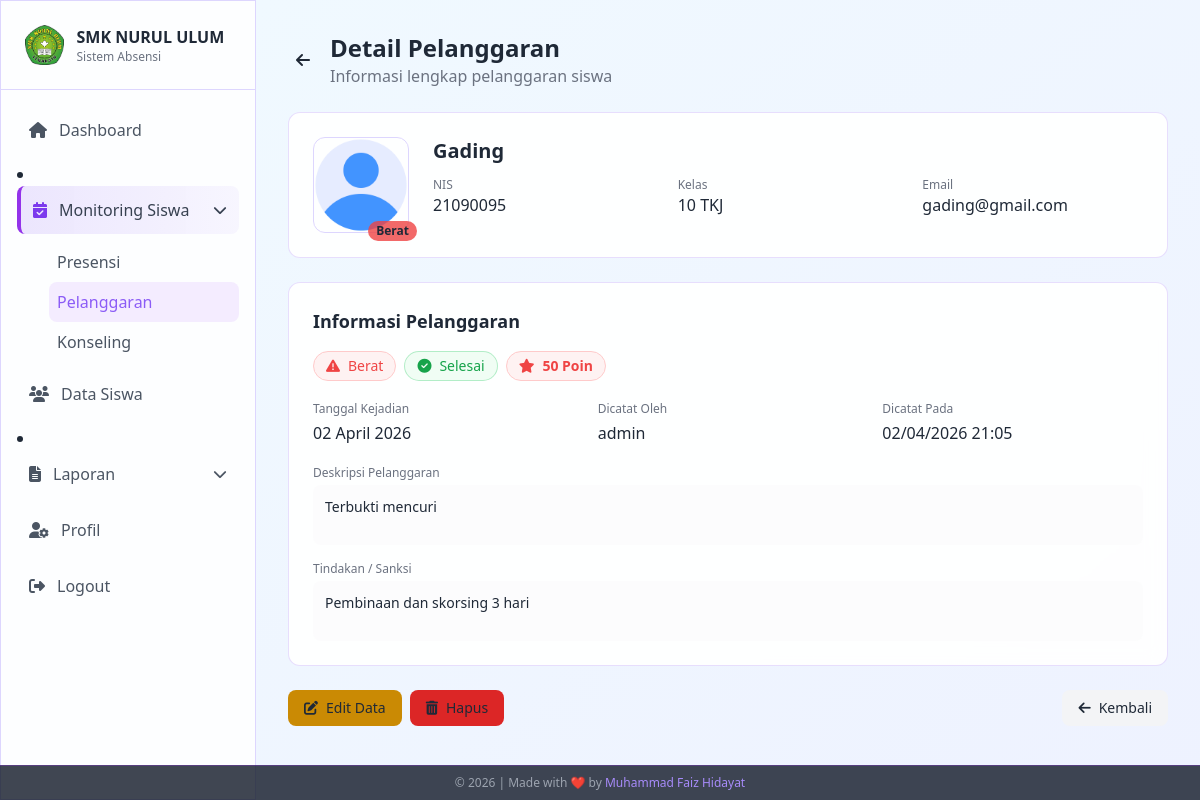
The app's page /admin/absensi/detailp.php?id=22 (signed in) with its own data.
### tables this page shows
CREATE TABLE `pelanggaran` (
  `id` int NOT NULL AUTO_INCREMENT,
  `siswa_id` int NOT NULL,
  `tanggal` date NOT NULL,
  `jenis_pelanggaran` enum('Ringan','Sedang','Berat') NOT NULL,
  `deskripsi` text NOT NULL,
  `poin` int NOT NULL DEFAULT '0',
  `tindakan` text,
  `status` enum('Pending','Proses','Selesai') NOT NULL DEFAULT 'Pending',
  `dicatat_oleh` int DEFAULT NULL COMMENT 'FK ke users.id (admin yang input)',
  `created_at` timestamp NULL DEFAULT CURRENT_TIMESTAMP,
  `updated_at` timestamp NULL DEFAULT CURRENT_TIMESTAMP ON UPDATE CURRENT_TIMESTAMP,
  PRIMARY KEY (`id`),
  KEY `fk_pelanggaran_siswa` (`siswa_id`),
  KEY `fk_pelanggaran_admin` (`dicatat_oleh`),
  CONSTRAINT `fk_pelanggaran_admin` FOREIGN KEY (`dicatat_oleh`) REFERENCES `users` (`id`) ON DELETE SET NULL,
  CONSTRAINT `fk_pelanggaran_siswa` FOREIGN KEY (`siswa_id`) REFERENCES `siswa` (`id`) ON DELETE CASCADE
);

CREATE TABLE `siswa` (
  `id` int NOT NULL AUTO_INCREMENT,
  `user_id` int DEFAULT NULL COMMENT 'FK ke tabel users',
  `nis` varchar(20) NOT NULL,
  `nama_lengkap` varchar(100) NOT NULL,
  `kelas` enum('10','11','12') NOT NULL,
  `jurusan` enum('TKJ','MP','AKL','TSM','TKR') NOT NULL,
  `email` varchar(100) NOT NULL,
  `password` varchar(255) NOT NULL,
  `foto_profil` varchar(255) DEFAULT 'assets/default/photo-profile.png',
  `created_at` timestamp NOT NULL DEFAULT CURRENT_TIMESTAMP,
  `updated_at` timestamp NOT NULL DEFAULT CURRENT_TIMESTAMP ON UPDATE CURRENT_TIMESTAMP,
  PRIMARY KEY (`id`),
  UNIQUE KEY `nis` (`nis`),
  UNIQUE KEY `email` (`email`),
  KEY `fk_siswa_user` (`user_id`),
  CONSTRAINT `fk_siswa_user` FOREIGN KEY (`user_id`) REFERENCES `users` (`id`) ON DELETE SET NULL
);

CREATE TABLE `users` (
  `id` int NOT NULL AUTO_INCREMENT,
  `username` varchar(50) NOT NULL,
  `email` varchar(100) NOT NULL,
  `password` varchar(255) NOT NULL,
  `nama_lengkap` varchar(100) NOT NULL,
  `role` enum('admin','siswa','kepsek','wali_kelas') NOT NULL,
  `foto_profil` varchar(255) DEFAULT 'assets/default/photo-profile.png',
  `last_login` datetime DEFAULT NULL,
  `nip` varchar(30) DEFAULT NULL COMMENT 'Untuk kepsek dan wali_kelas',
  `nis` varchar(20) DEFAULT NULL COMMENT 'Untuk siswa',
  `kelas` varchar(20) DEFAULT NULL COMMENT 'Untuk wali_kelas (nama jurusan) & siswa (10/11/12)',
  `tingkat` enum('10','11','12') DEFAULT NULL COMMENT 'Untuk wali_kelas & siswa',
  `rombel` varchar(30) DEFAULT NULL COMMENT 'Contoh: TKR 1',
  `jurusan` varchar(50) DEFAULT NULL COMMENT 'Untuk wali_kelas & siswa',
  `created_at` timestamp NOT NULL DEFAULT CURRENT_TIMESTAMP,
  `updated_at` timestamp NOT NULL DEFAULT CURRENT_TIMESTAMP ON UPDATE CURRENT_TIMESTAMP,
  PRIMARY KEY (`id`),
  UNIQUE KEY `username` (`username`),
  UNIQUE KEY `email` (`email`),
  UNIQUE KEY `nis` (`nis`)
);

### admin/absensi/detailp.php (the view, shortened to what this page needs)
<?php
require_once '../../config/database.php';
$id = $_GET['id'];
$sql = "SELECT p.*, s.nama_lengkap, s.nis, s.kelas, s.jurusan, s.foto_profil, s.email,
               u.username as nama_admin
        FROM pelanggaran p
        JOIN siswa s ON p.siswa_id = s.id
        LEFT JOIN users u ON p.dicatat_oleh = u.id
        WHERE p.id = :id";
$stmt = $conn->prepare($sql);
$stmt->execute(['id' => $id]);
$pelanggaran = $stmt->fetch(PDO::FETCH_ASSOC);
$poin = (int) $pelanggaran['poin'];
?>
<!DOCTYPE html>
<html lang="en">
<head>
    <script src="https://cdn.tailwindcss.com"></script>
    <link rel="stylesheet" href="https://cdnjs.cloudflare.com/ajax/libs/font-awesome/6.4.2/css/all.min.css">
</head>
<body class="min-h-screen text-gray-800 bg-fixed">
    <aside id="sidebar" class="fixed top-0 left-0 h-screen w-64 glass-effect border-r border-violet-200 z-50 sidebar-transition -translate-x-full lg:translate-x-0">
        <div class="flex items-center justify-between p-4 lg:p-6 border-b border-violet-200">
            <div class="flex items-center gap-3">
                <img src="../../assets/default/logosmk.png" alt="SMK NURUL ULUM" class="h-8 lg:h-10 w-auto">
                <div>
                    <h1 class="font-semibold text-sm lg:text-base text-gray-800">SMK NURUL ULUM</h1>
                    <p class="text-xs text-gray-500">Sistem Absensi</p>
                </div>
            </div>
        </div>
        <nav class="p-4 space-y-2 overflow-y-auto no-scrollbar" style="max-height: calc(100vh - 76px);">
            <a href="../dashboard/" class="flex items-center gap-3 text-gray-600 p-3 rounded-lg hover:bg-violet-100 transition-colors">
                <i class="fas fa-home"></i><span>Dashboard</span>
            </a>
            <li class="relative group">
                <button class="flex items-center gap-3 text-gray-700 p-3 rounded-lg menu-active w-full">
                    <i class="fas fa-calendar-check text-violet-600"></i>
                    <span>Monitoring Siswa</span>
                    <i class="fas fa-chevron-down ml-auto text-sm"></i>
                </button>
                <ul class="ml-8 mt-2 block">
                    <li><a href="../absensi/index.php" class="block p-2 text-gray-600 hover:text-violet-600 hover:bg-violet-100 rounded-lg">Presensi</a></li>
                    <li><a href="index.php" class="block p-2 text-violet-500 bg-purple-500/10 rounded-lg">Pelanggaran</a></li>
                    <li><a href="konseling.php" class="block p-2 text-gray-600 hover:text-violet-600 hover:bg-violet-100 rounded-lg">Konseling</a></li>
                </ul>
            </li>
            <a href="../siswa/" class="flex items-center gap-3 text-gray-600 p-3 rounded-lg hover:bg-violet-100 transition-colors">
                <i class="fas fa-users"></i><span>Data Siswa</span>
            </a>
            <li class="relative group">
                <button class="flex items-center gap-3 text-gray-600 p-3 rounded-lg hover:bg-violet-100 transition-colors w-full">
                    <i class="fas fa-file-alt"></i><span>Laporan</span>
                    <i class="fas fa-chevron-down ml-auto text-sm"></i>
                </button>
            </li>
            <a href="../profil/" class="flex items-center gap-3 text-gray-600 p-3 rounded-lg hover:bg-violet-100 transition-colors">
                <i class="fas fa-user-cog"></i><span>Profil</span>
            </a>
            <a href="../logout.php" class="flex items-center gap-3 text-gray-600 p-3 rounded-lg hover:bg-red-50 hover:text-red-600 transition-colors mt-10">
                <i class="fas fa-sign-out-alt"></i><span>Logout</span>
            </a>
        </nav>
    </aside>
    <main class="lg:ml-64 min-h-screen bg-gradient-to-br from-sky-50 to-indigo-50 transition-all duration-300">
        <div class="p-4 lg:p-8">
            <div class="max-w-4xl mx-auto">
                <div class="flex items-center mb-6">
                    <a href="../laporan/laporan_pelanggaran.php" class="mr-3 p-2 rounded-full hover:bg-gray-100 transition-colors">
                        <i class="fas fa-arrow-left"></i>
                    </a>
                    <div>
                        <h1 class="text-xl md:text-2xl font-bold">Detail Pelanggaran</h1>
                        <p class="text-sm md:text-base text-gray-500">Informasi lengkap pelanggaran siswa</p>
                    </div>
                </div>
                <div class="glass-effect rounded-xl p-4 md:p-6 mb-6 animate-fade-in">
                    <div class="flex flex-col sm:flex-row items-center sm:items-start gap-4 md:gap-6">
                        <div class="relative">
                            <img src="../../<?= htmlspecialchars($pelanggaran['foto_profil'] ?: 'assets/default/avatar.png') ?>"
                                alt="<?= htmlspecialchars($pelanggaran['nama_lengkap']) ?>"
                                class="w-20 h-20 md:w-24 md:h-24 rounded-xl object-cover border border-violet-200">
                            <div class="absolute -bottom-2 -right-2 px-2 py-0.5 rounded-full text-xs font-bold
                                <?= $pelanggaran['jenis_pelanggaran'] === 'Berat' ? 'bg-red-500/80 text-gray-800' : ($pelanggaran['jenis_pelanggaran'] === 'Sedang' ? 'bg-yellow-500/80 text-gray-900' : 'bg-green-500/80 text-gray-800') ?>">
                                <?= $pelanggaran['jenis_pelanggaran'] ?>
                            </div>
                        </div>
                        <div class="flex-grow text-center sm:text-left">
                            <h3 class="text-lg md:text-xl font-bold"><?= htmlspecialchars($pelanggaran['nama_lengkap']) ?></h3>
                            <div class="grid grid-cols-1 sm:grid-cols-3 gap-x-6 gap-y-1 mt-2 md:mt-3">
                                <div>
                                    <p class="text-gray-500 text-xs">NIS</p>
                                    <p class="text-sm md:text-base"><?= htmlspecialchars($pelanggaran['nis']) ?></p>
                                </div>
                                <div>
                                    <p class="text-gray-500 text-xs">Kelas</p>
                                    <p class="text-sm md:text-base"><?= $pelanggaran['kelas'] ?> <?= $pelanggaran['jurusan'] ?></p>
                                </div>
                                <div>
                                    <p class="text-gray-500 text-xs">Email</p>
                                    <p class="text-sm md:text-base truncate"><?= htmlspecialchars($pelanggaran['email']) ?></p>
                                </div>
                            </div>
                        </div>
                    </div>
                </div>
                <div class="glass-effect rounded-xl p-4 md:p-6 mb-6 animate-fade-in">
                    <h3 class="font-semibold mb-4 text-base md:text-lg">Informasi Pelanggaran</h3>
                    <div class="flex flex-wrap gap-2 mb-5">
                        <span class="inline-flex items-center px-3 py-1 rounded-full text-xs md:text-sm
                            <?= $pelanggaran['jenis_pelanggaran'] === 'Berat' ? 'bg-red-50 text-red-500 border border-red-200' : ($pelanggaran['jenis_pelanggaran'] === 'Sedang' ? 'bg-yellow-50 text-yellow-600 border border-yellow-500/30' : 'bg-green-50 text-green-600 border border-green-500/30') ?>">
                            <i class="fas fa-exclamation-triangle mr-2"></i>
                            <?= $pelanggaran['jenis_pelanggaran'] ?>
                        </span>
                        <span class="inline-flex items-center px-3 py-1 rounded-full text-xs md:text-sm
                            <?= $pelanggaran['status'] === 'Selesai' ? 'bg-green-50 text-green-600 border border-green-500/30' : ($pelanggaran['status'] === 'Proses' ? 'bg-amber-500/10 text-amber-400 border border-amber-500/30' : 'bg-gray-500/10 text-gray-500 border border-gray-500/30') ?>">
                            <?php if ($pelanggaran['status'] === 'Selesai'): ?>
                                <i class="fas fa-check-circle mr-2"></i>
                            <?php elseif ($pelanggaran['status'] === 'Proses'): ?>
                                <i class="fas fa-spinner mr-2"></i>
                            <?php else: ?>
                                <i class="fas fa-clock mr-2"></i>
                            <?php endif; ?>
                            <?= $pelanggaran['status'] ?>
                        </span>
                        <span class="inline-flex items-center px-3 py-1 rounded-full text-xs md:text-sm font-bold
                            <?= $pelanggaran['jenis_pelanggaran'] === 'Berat' ? 'bg-red-50 text-red-500 border border-red-200 poin-berat' : ($pelanggaran['jenis_pelanggaran'] === 'Sedang' ? 'bg-yellow-50 text-yellow-600 border border-yellow-500/30' : 'bg-green-50 text-green-600 border border-green-500/30') ?>">
                            <i class="fas fa-star mr-2"></i>
                            <?= $poin ?> Poin
                        </span>
                    </div>
                    <div class="grid grid-cols-2 md:grid-cols-3 gap-4 md:gap-6 mb-5">
                        <div>
                            <p class="text-gray-500 text-xs mb-1">Tanggal Kejadian</p>
                            <p class="text-sm md:text-base font-medium"><?= date('d F Y', strtotime($pelanggaran['tanggal'])) ?></p>
                        </div>
                        <div>
                            <p class="text-gray-500 text-xs mb-1">Dicatat Oleh</p>
                            <p class="text-sm md:text-base font-medium"><?= htmlspecialchars($pelanggaran['nama_admin'] ?? 'Admin') ?></p>
                        </div>
                        <div>
                            <p class="text-gray-500 text-xs mb-1">Dicatat Pada</p>
                            <p class="text-sm md:text-base font-medium"><?= date('d/m/Y H:i', strtotime($pelanggaran['created_at'])) ?></p>
                        </div>
                    </div>
                    <div class="mb-4">
                        <p class="text-gray-500 text-xs mb-1">Deskripsi Pelanggaran</p>
                        <div class="bg-gray-50/50 rounded-lg p-3 min-h-[60px]">
                            <p class="text-sm"><?= nl2br(htmlspecialchars($pelanggaran['deskripsi'])) ?></p>
                        </div>
                    </div>
                    <div>
                        <p class="text-gray-500 text-xs mb-1">Tindakan / Sanksi</p>
                        <div class="bg-gray-50/50 rounded-lg p-3 min-h-[60px]">
                            <p class="text-sm">
                                <?= $pelanggaran['tindakan']
                                    ? nl2br(htmlspecialchars($pelanggaran['tindakan']))
                                    : '<span class="text-gray-500 italic">Belum ada tindakan</span>' ?>
                            </p>
                        </div>
                    </div>
                </div>
                <div class="flex flex-col sm:flex-row gap-3 justify-between animate-fade-in">
                    <div class="flex flex-col sm:flex-row gap-2">
                        <a href="editp.php?id=<?= $id ?>"
                            class="px-4 py-2.5 sm:py-2 bg-yellow-600 hover:bg-yellow-700 rounded-lg text-sm font-medium flex items-center justify-center gap-2 transition-colors">
                            <i class="fas fa-edit"></i> Edit Data
                        </a>
                        <button onclick="confirmDelete()"
                            class="px-4 py-2.5 sm:py-2 bg-red-600 hover:bg-red-700 rounded-lg text-sm font-medium flex items-center justify-center gap-2 transition-colors">
                            <i class="fas fa-trash-alt"></i> Hapus
                        </button>
                    </div>
                    <a href="pelanggaran.php" class="hidden lg:flex px-4 py-2 bg-gray-100 hover:bg-gray-200 rounded-lg text-sm items-center gap-2 transition-colors">
                        <i class="fas fa-arrow-left"></i> Kembali
                    </a>
                </div>
            </div>
        </div>
    </main>
</body>
</html>

### admin/absensi/detailp.php (style rules this page uses)
.glass-effect { background: rgba(255, 255, 255, 0.92); backdrop-filter: blur(10px); border: 1px solid rgba(139, 92, 246, 0.2); }
body { background: linear-gradient(135deg, #e0f2fe 0%, #ede9fe 100%); }
.menu-active { background: linear-gradient(to right, rgba(139, 92, 246, 0.15), rgba(139, 92, 246, 0.05)); border-left: 4px solid #9333ea; }
.sidebar-transition { transition: transform 0.3s ease-in-out; }
.no-scrollbar { -ms-overflow-style: none; scrollbar-width: none; }
.animate-fade-in { animation: fadeIn 0.3s ease forwards; }
.poin-berat { animation: pulse-ring 2s infinite; }

### records on screen
pelanggaran: siswa.foto_profil (picture), jenis_pelanggaran "Berat", siswa.nama_lengkap "Gading", siswa.nis "21090095", siswa.kelas "10", siswa.jurusan "TKJ", siswa.email "gading@gmail.com", status "Selesai", poin "50", tanggal "02 April 2026", dicatat_oleh.username "admin", created_at "02/04/2026 21:05", deskripsi "Terbukti mencuri", tindakan "Pembinaan dan skorsing 3 hari"
